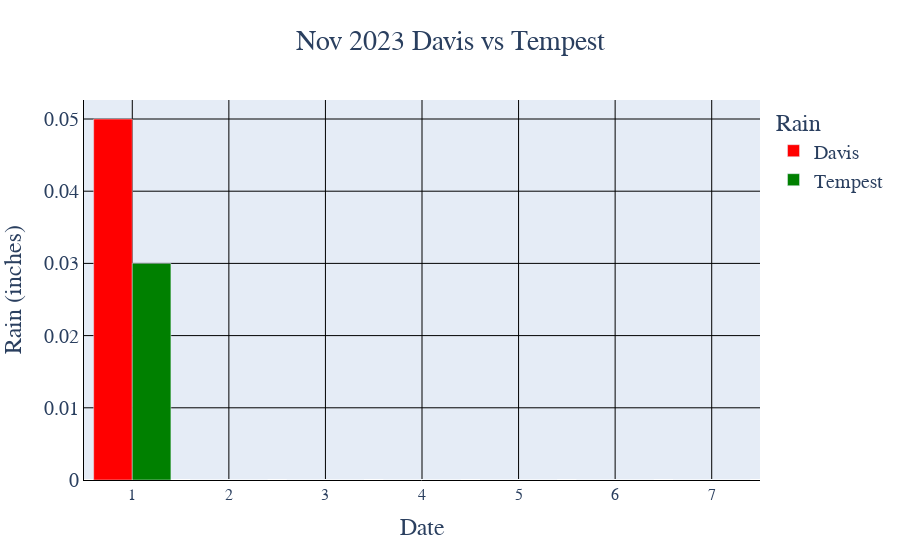

Here is the notebook cell this chart was saved with:
### Code cell
import pandas as pd
import matplotlib.pyplot as plt
import matplotlib.colors as mcolors
import numpy as np
import plotly.express as px
import plotly.graph_objs as go

sta = ['Davis', 'Tempest']

for qwe in sta:
    print(qwe)
    
    #
    # Dump the data into a pandas DataFrame
    #

    if qwe == 'Davis':
        df1 = pd.DataFrame(records, columns = ['index', 'Year', 'Month', 'Date', 'High', 'Low','Average', 'HDD', 'CDD', 'Rainfall', 'Max_Dew_Point'])
        df1 = df1.drop(df1.columns[[0,4,5,7]], axis = 1)
        df1['Date'] = df1['Date'].astype(int)
        df1['Rainfall'] = df1['Rainfall'].astype(float)
        Davis = df1['Rainfall']              
        
    else:
        df2 = pd.DataFrame(records1, columns = ['index', 'Year', 'Month', 'Date', 'High', 'Low', 'Average', 'HDD', 'CDD','totR', 'corR', 'Lightning1_5', 'Lightning6_10'])
        df2 = df2.drop(df2.columns[[0,4,5,6,8,9]], axis = 1) 
        df2['Date'] = df2['Date'].astype(int)
        df2['corR'] = df2['corR'].astype(float)
        Tempest = df2['corR']  

        
df1['corR'] = df2['corR'].values
df1 = df1.drop(df1.columns[[3,4,6]], axis = 1)

fig = go.Figure()
fig.add_trace(go.Bar(
   x=df1['Date'],
   y=df1['Rainfall'],
   name="Davis",
   marker = {'color' : 'red'}))

fig.add_trace(go.Bar(
   x=df1['Date'],
   y=df1['corR'],
   name="Tempest",
   marker = {'color' : 'green'}))

fig.update_layout(
    title_text = f'{month_abbrev} {year} Davis vs Tempest', title_x = 0.5, title_font_family = "Arial Black", 
    yaxis_title = "Rain (inches)", 
    yaxis = dict(
        tickfont_family="Arial Black"),
    xaxis_title = "Date", font_family="Arial Black", 
    xaxis = dict(
        tickmode = 'linear',
        tickfont = dict(size = 16), 
        tickfont_family="Arial Black",
        tick0 = 1,
        dtick = 1),
    legend = dict(
        font_family="Arial Black"),
        legend_title = "Rain",
    font = dict(
        size=20
    )    
)

fig.update_xaxes(showgrid = True, linewidth=1, linecolor='black')
fig.update_yaxes(showgrid = True, linewidth=1, linecolor='black')
fig.update_xaxes(showgrid = True, gridwidth=1, gridcolor='black')
fig.update_yaxes(showgrid = True, gridwidth=1, gridcolor='black')

#fig.show()
fig.write_html(f'/var/www/html/000/newRComp.html', auto_open = True) 
fig.write_image(f'/var/www/html/000/newRComp.png', engine="kaleido")

### Figure 1 — Plotly figure (JSON) as saved in the notebook; plotly's stock layout.template omitted (floating-point values rounded to 4 significant figures)
{"data": [{"marker": {"color": "red"}, "name": "Davis", "type": "bar", "x": [1, 2, 3, 4, 5, 6, 7], "y": [0.05, 0, 0, 0, 0, 0, 0]}, {"marker": {"color": "green"}, "name": "Tempest", "type": "bar", "x": [1, 2, 3, 4, 5, 6, 7], "y": [0.03, 0, 0, 0, 0, 0, 0]}], "layout": {"font": {"family": "Arial Black", "size": 20}, "legend": {"font": {"family": "Arial Black"}, "title": {"text": "Rain"}}, "title": {"font": {"family": "Arial Black"}, "text": "Nov 2023 Davis vs Tempest", "x": 0.5}, "xaxis": {"dtick": 1, "gridcolor": "black", "gridwidth": 1, "linecolor": "black", "linewidth": 1, "showgrid": true, "tick0": 1, "tickfont": {"family": "Arial Black", "size": 16}, "tickmode": "linear", "title": {"text": "Date"}}, "yaxis": {"gridcolor": "black", "gridwidth": 1, "linecolor": "black", "linewidth": 1, "showgrid": true, "tickfont": {"family": "Arial Black"}, "title": {"text": "Rain (inches)"}}}}
